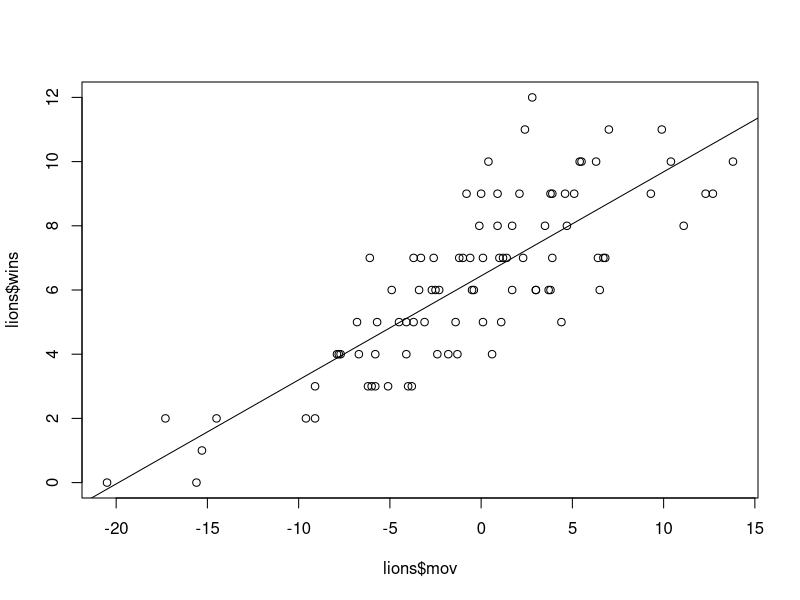

This chart was generated by the following R code:
## ---- chunk 1
library(tidyverse)
## ---- chunk 2
lions <- read.csv("sportsref_download - sportsref_download.csv")

str(lions)
## ---- chunk 3
names(lions)[c(4, 5, 6, 17, 18, 19, 20, 21, 22, 23, 24)] <- c(
  "wins", "loss", "ties", "off.pts.rnk", "off.yds.rnk", "def.pts.rnk", 
  "def.yds.rnk", "tak.giv.rnk", "pts.df.rnk", "yds.df.rnk", "num.teams"
)

names(lions) <- names(lions) %>% str_to_lower()

lions <- lions[, -c(2,3)]
## ---- chunk 4
slr_model <- lm(wins ~ mov, data = lions)

summary(slr_model)

confint(slr_model)
## ---- chunk 5
plot(lions$mov, lions$wins)
abline(slr_model)
## ---- chunk 6
mlr_model <- lm(wins ~ . - year - loss - ties - pd - div..finish - playoffs - coaches - av - passer - rusher - receiver, data = lions)

summary(mlr_model)
## ---- chunk 7
mlr_model <- lm(wins ~ pf + pa + tak.giv.rnk + num.teams, data = lions)

summary(mlr_model)
## ---- chunk 8
mlr_model2 <- update(mlr_model, ~ . + av)

summary(mlr_model2)
## ---- chunk 9
mlr_model2 <- update(mlr_model2, ~ . - 1 - num.teams) 

summary(mlr_model2)
## ---- chunk 10
mlr_model3 <- update(mlr_model2, ~. + coaches  )

summary(mlr_model3)
## ---- chunk 11
attach(lions)
cor(lions[,-c(5, 6, 10:14)])
## ---- chunk 12
lions <- lions %>%
  mutate(win.threshold = as.factor(ifelse(wins >= 10, "Playoffs", "No-playoffs")))
## ---- chunk 13
log_reg_model <- glm(win.threshold ~ pf + pa + tak.giv.rnk + mov + sos , lions, family = binomial)

summary(log_reg_model)
## ---- chunk 14
contrasts(lions$win.threshold)

glm.prob <- predict(log_reg_model, type = "response")
glm.pred <- rep("No-playoffs", nrow(lions))
glm.pred[glm.prob > 0.5] = "Playoffs"

table(glm.pred, lions$win.threshold)
mean(glm.pred == lions$win.threshold)
